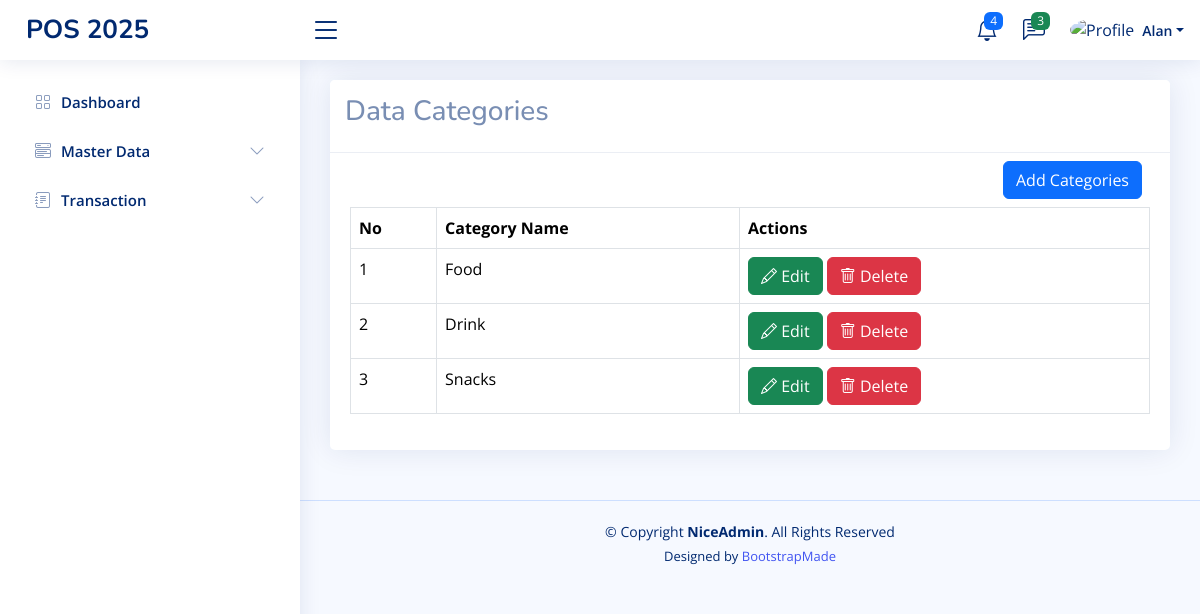
Screenshot of /home.php?page=category (signed in) with the database file from the repository.
### tables this page shows
CREATE TABLE `categories` (
  `id` int(11) NOT NULL,
  `category_name` varchar(35) NOT NULL,
  `created_at` timestamp NOT NULL DEFAULT current_timestamp(),
  `updated_at` timestamp NOT NULL DEFAULT current_timestamp()
);

### pages/category.php (the view, shortened to what this page needs)
<?php
$q_categories = mysqli_query($koneksi, 'SELECT * FROM categories');
$categories = mysqli_fetch_all($q_categories, MYSQLI_ASSOC);
?>
<!DOCTYPE html>
<html lang="en">
<head>
</head>
<body>
    <div class="row">
        <div class="col-sm-12">
            <div class="card">
                <div class="card-header">
                    <h3 class="card-tittle">Data Categories</h3>
                </div>
                <div class="card-body">
                    <div class="d-flex justify-content-end m-2">
                        <a href="?page=tambah-category" class="btn btn-primary">Add Categories</a>
                    </div>
                    <table class="table table-bordered">
                        <tr>
                            <th>No</th>
                            <th>Category Name</th>
                            <th>Actions</th>
                        </tr>
                        <?php
                        foreach($categories as $key => $category){
                            ?>
                        <tr>
                            <td> <?php echo $key + 1; ?></td>
                            <td> <?php echo $category['category_name']; ?></td>
                            <td>
                                <a href="?page=tambah-category&edit=<?php echo $category['id']; ?>" class="btn btn-success"><i class="bi bi-pencil"></i> Edit</a>
                                <form class="d-inline" action="?page=category&delete=<?php echo $category['id']; ?>" method="post"
                                    onclick="return confirm('Are you sure for delete this?')">
                                    <button type="submit" class="btn btn-danger"><i class="bi bi-trash"></i> Delete</button>
                                </form>
                            </td>
                        </tr>
                        <?php
                        }
                        ?>
                    </table>
                </div>
            </div>
        </div>
    </div>
</body>
</html>

### assets/css/style.css (style rules this page uses)
:root { scroll-behavior: smooth; }
body { font-family: "Open Sans", sans-serif; background: #f6f9ff; color: #444444; }
a { color: #4154f1; text-decoration: none; }
h1, h2, h3, h4, h5, h6 { font-family: "Nunito", sans-serif; }
.card { margin-bottom: 30px; border: none; border-radius: 5px; box-shadow: 0px 0 30px rgba(1, 41, 112, 0.1); }
.card-header, .card-footer { border-color: #ebeef4; background-color: #fff; color: #798eb3; padding: 15px; }
.card-body { padding: 0 20px 20px 20px; }

### rows the page displays
categories: category_name "Food"
categories: category_name "Drink"
categories: category_name "Snacks"

### other values shown
$_SESSION['NAME'] "Alan"
